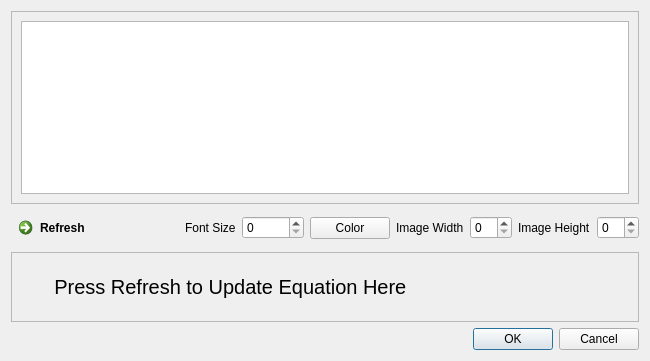
<?xml version="1.0" encoding="UTF-8"?>
<ui version="4.0">
 <class>textInput</class>
 <widget class="QDialog" name="textInput">
  <property name="geometry">
   <rect>
    <x>0</x>
    <y>0</y>
    <width>650</width>
    <height>361</height>
   </rect>
  </property>
  <property name="windowTitle">
   <string>Dialog</string>
  </property>
  <layout class="QVBoxLayout" name="verticalLayout">
   <item>
    <widget class="QScrollArea" name="scrollArea">
     <property name="widgetResizable">
      <bool>true</bool>
     </property>
     <widget class="QWidget" name="scrollAreaWidgetContents">
      <property name="geometry">
       <rect>
        <x>0</x>
        <y>0</y>
        <width>630</width>
        <height>132</height>
       </rect>
      </property>
      <layout class="QHBoxLayout" name="horizontalLayout_3">
       <item>
        <widget class="QTextEdit" name="InputText"/>
       </item>
      </layout>
     </widget>
    </widget>
   </item>
   <item>
    <layout class="QHBoxLayout" name="horizontalLayout_2">
     <item>
      <widget class="QCommandLinkButton" name="commandLinkButton">
       <property name="text">
        <string>Refresh</string>
       </property>
      </widget>
     </item>
     <item alignment="Qt::AlignRight">
      <widget class="QLabel" name="FontSize">
       <property name="text">
        <string>Font Size</string>
       </property>
      </widget>
     </item>
     <item>
      <widget class="QSpinBox" name="FontSizeBox">
       <property name="minimumSize">
        <size>
         <width>62</width>
         <height>23</height>
        </size>
       </property>
       <property name="maximumSize">
        <size>
         <width>62</width>
         <height>23</height>
        </size>
       </property>
      </widget>
     </item>
     <item>
      <widget class="QPushButton" name="color">
       <property name="text">
        <string>Color</string>
       </property>
      </widget>
     </item>
     <item alignment="Qt::AlignRight">
      <widget class="QLabel" name="ImageSize">
       <property name="text">
        <string>Image Width</string>
       </property>
      </widget>
     </item>
     <item>
      <widget class="QSpinBox" name="ImageSizeBoxH"/>
     </item>
     <item>
      <widget class="QLabel" name="label">
       <property name="text">
        <string>Image Height</string>
       </property>
      </widget>
     </item>
     <item>
      <widget class="QSpinBox" name="ImageSizeBoxW"/>
     </item>
    </layout>
   </item>
   <item>
    <widget class="QScrollArea" name="scrollArea_2">
     <property name="widgetResizable">
      <bool>true</bool>
     </property>
     <widget class="QWidget" name="scrollAreaWidgetContents_2">
      <property name="geometry">
       <rect>
        <x>0</x>
        <y>0</y>
        <width>630</width>
        <height>131</height>
       </rect>
      </property>
      <layout class="QHBoxLayout" name="horizontalLayout">
       <item>
        <widget class="QLabel" name="EquationArea">
         <property name="font">
          <font>
           <pointsize>15</pointsize>
          </font>
         </property>
         <property name="text">
          <string>      Press Refresh to Update Equation Here</string>
         </property>
        </widget>
       </item>
      </layout>
     </widget>
    </widget>
   </item>
   <item>
    <widget class="QDialogButtonBox" name="buttonBox">
     <property name="orientation">
      <enum>Qt::Horizontal</enum>
     </property>
     <property name="standardButtons">
      <set>QDialogButtonBox::Cancel|QDialogButtonBox::Ok</set>
     </property>
    </widget>
   </item>
  </layout>
 </widget>
 <resources/>
 <connections>
  <connection>
   <sender>buttonBox</sender>
   <signal>accepted()</signal>
   <receiver>textInput</receiver>
   <slot>accept()</slot>
   <hints>
    <hint type="sourcelabel">
     <x>248</x>
     <y>254</y>
    </hint>
    <hint type="destinationlabel">
     <x>157</x>
     <y>274</y>
    </hint>
   </hints>
  </connection>
  <connection>
   <sender>buttonBox</sender>
   <signal>rejected()</signal>
   <receiver>textInput</receiver>
   <slot>reject()</slot>
   <hints>
    <hint type="sourcelabel">
     <x>316</x>
     <y>260</y>
    </hint>
    <hint type="destinationlabel">
     <x>286</x>
     <y>274</y>
    </hint>
   </hints>
  </connection>
 </connections>
</ui>
